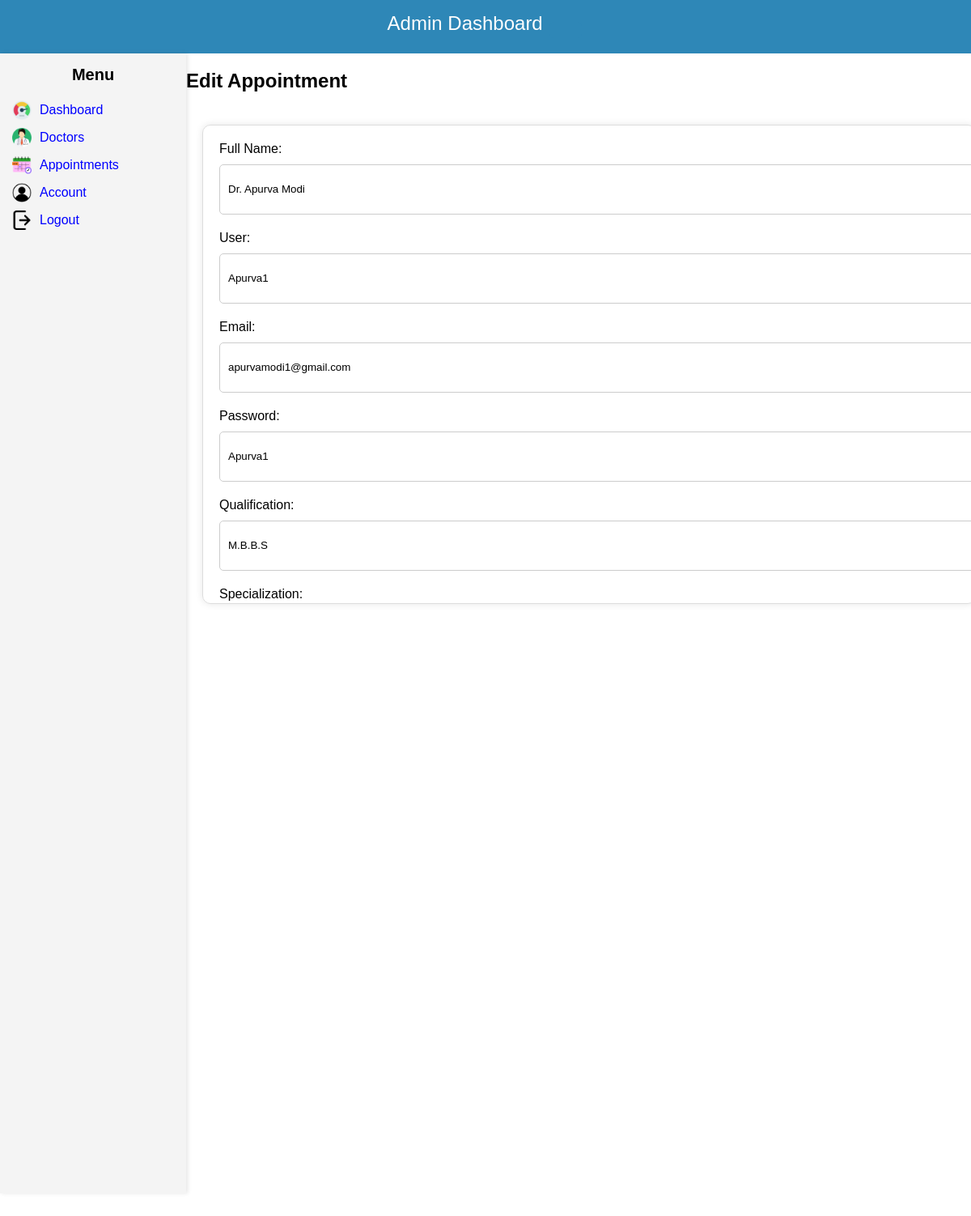
The app's page /admin/edit_doctor.php?doctor_id=1 with its own data.
### tables this page shows
CREATE TABLE `doctor` (
  `doctor_id` int(11) NOT NULL,
  `doctor_fullname` varchar(255) NOT NULL,
  `username` varchar(255) NOT NULL,
  `email` varchar(255) NOT NULL,
  `password` varchar(255) NOT NULL,
  `qualification` varchar(255) NOT NULL,
  `specialization` varchar(255) NOT NULL,
  `experience` int(11) NOT NULL,
  `gender` enum('Male','Female') NOT NULL,
  `doctor_time` time NOT NULL,
  `address` text NOT NULL,
  `phone` varchar(20) NOT NULL,
  `status` enum('Active','Inactive') NOT NULL,
  `profile` varchar(255) NOT NULL
);

### admin/edit_doctor.php (the view, shortened to what this page needs)
<?php
$conn = mysqli_connect("localhost", "root", "", "healthcare");
$us = $_SESSION['username'];
$doctor_id = $_GET['doctor_id'];
$sql = "SELECT * FROM doctor WHERE doctor_id='$doctor_id'";
$result = mysqli_query($conn, $sql);
if ($result) {
    $row = mysqli_fetch_assoc($result);
    $doctor_fullname = $row["doctor_fullname"];
    $username = $row['username'];
    $email = $row['email'];
    $password = $row["password"];
    $qualification = $row["qualification"];
} else {
    echo "Error: " . mysqli_error($conn);
}
?>
<!DOCTYPE html>
<html lang="en">
<head>
    <link rel="stylesheet" href="main.css">
</head>
<body>
    <div class="header">Admin Dashboard
    <button class="logout-btn"><?php  echo $us; ?></button>
    </div>
    <div class="container">
        <div class="sidebar">
            <h3>Menu</h3>
            <ul>
                <li>
                    <img src="img/performance.png" alt="Icon 1">
                    <a href="main.php">Dashboard</a>
                </li>
                <li>
                    <img src="img/doctor.png" alt="Icon 2">
                    <a href="doctor_list.php">Doctors</a>
                </li>
                <li>
                    <img src="img/calendar.png" alt="Appointment Icon">
                    <a href="appointment.php">Appointments</a>
                </li>
                <li>
                    <img src="img/account.png" alt="Icon 4">
                    <a href="account.php">Account</a>
                </li>
                <li>
                    <img src="img/logout.png" alt="Icon 3">
                    <a href="../logout.php">Logout</a>
                </li>
            </ul>
        </div>
        <div>
            <h2>Edit Appointment</h2>
            <form action="update_appointment.php" method="post">
                <label for="fullname">Full Name:</label>
                <input type="text" id="doctor_fullname" name="doctor_fullname" value="<?php echo $doctor_fullname; ?>">
                <label for="user">User:</label>
                <input type="text" id="username" name="username" value="<?php echo $username; ?>">
                <label for="email">Email:</label>
                <input type="text" id="email" name="email" value="<?php echo $email; ?>">
                <label for="password">Password:</label>
                <input type="text" id="password" name="password" value="<?php echo $password; ?>">
                <label for="qualification">Qualification:</label>
                <input type="text" id="qualification" name="qualification" value="<?php echo $qualification; ?>">
                <label for="specialization">Specialization:</label>
             <br>
            </form>
        </div>
    </div>
</body>
</html>

### admin/main.css (style rules this page uses)
body { font-family: Arial, sans-serif; margin: 0; padding: 0; display: flex; flex-direction: column; height: 100vh; }
.header { background-color: #2e87b7; color: white; padding: 15px; text-align: center; font-size: 24px; }
.container { display: flex; flex: 1; }
.sidebar { width: 200px; background-color: #f4f4f4; color: #fff; padding: 15px; height: 88vh; box-shadow: 2px 0 5px rgba(0, 0, 0, 0.1); }
.sidebar h3 { margin-top: 0; font-size: 20px; text-align: center; margin-bottom: 20px; color: black; }
.sidebar ul { list-style-type: none; padding: 0; }
.sidebar ul li { display: flex; align-items: center; margin: 10px 0; cursor:default; transition: background-color 0.3s ease; color: inherit; border-radius: 5px; }
.sidebar ul li img { width: 24px; height: 24px; margin-right: 10px; flex-shrink: 0; }
.sidebar ul li a { text-decoration: none; }
a { color: blue; text-decoration: none; }

### admin/edit_doctor.php (style rules this page uses)
form { width: 350%; margin: 40px auto; padding: 20px; border: 1px solid #ddd; border-radius: 10px; box-shadow: 0 0 10px rgba(0, 0, 0, 0.1); overflow-y: auto; max-height: 550px; overflow:auto; margin-left: 20px; }
label { display: block; margin-bottom: 10px; }
input[type="text"], input[type="date"], input[type="time"], select { width: 100%; height: 40px; margin-bottom: 20px; padding: 10px; border: 1px solid #ccc; border-radius: 5px; }
.logout-btn { background-color: #2e87b7; color: white; border: none; padding: 10px 20px; text-align: center; text-decoration: none; display: inline-block; font-size: 16px; margin: 4px 2px; cursor: pointer; border-radius: 5px; transition: background-color 0.3s; }

### records on screen
doctor: doctor_fullname "Dr. Apurva Modi", username "Apurva1", email "apurvamodi1@gmail.com", password "Apurva1", qualification "M.B.B.S"
